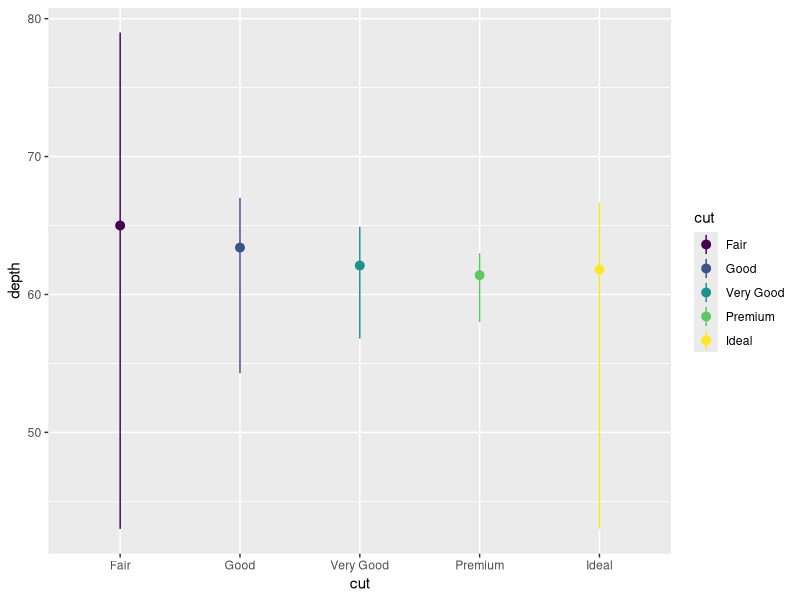

Generate this figure with R:
library(ggplot2)
ggplot(data = diamonds)+
  stat_summary(
    mapping = aes(x=cut, y=depth, color=cut),
    fun.max = max,
    fun.min = min,
    fun=median,
  )
